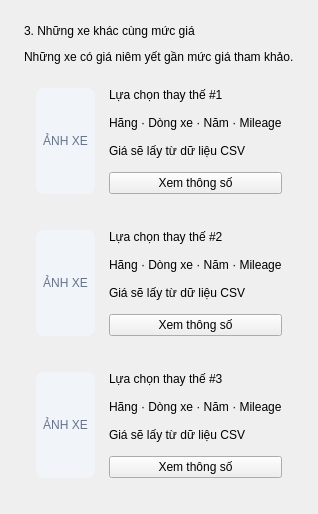
                          <widget class="QFrame" name="alternativesCard">
                            <property name="card" stdset="0">
                              <bool>true</bool>
                            </property>
                            <layout class="QVBoxLayout" name="alternativesCardLayout">
                              <property name="leftMargin">
                                <number>24</number>
                              </property>
                              <property name="topMargin">
                                <number>24</number>
                              </property>
                              <property name="rightMargin">
                                <number>24</number>
                              </property>
                              <property name="bottomMargin">
                                <number>24</number>
                              </property>
                              <property name="spacing">
                                <number>12</number>
                              </property>
                              <item>
                                <widget class="QLabel" name="alternativesCardTitle">
                                  <property name="text">
                                    <string>3. Những xe khác cùng mức giá</string>
                                  </property>
                                  <property name="section" stdset="0">
                                    <bool>true</bool>
                                  </property>
                                </widget>
                              </item>
                              <item>
                                <widget class="QLabel" name="lblAlternativeNote">
                                  <property name="text">
                                    <string>Những xe có giá niêm yết gần mức giá tham khảo.</string>
                                  </property>
                                  <property name="muted" stdset="0">
                                    <bool>true</bool>
                                  </property>
                                </widget>
                              </item>
                              <item>
                                <widget class="QFrame" name="alternative1Card">
                                  <property name="card" stdset="0">
                                    <bool>true</bool>
                                  </property>
                                  <layout class="QHBoxLayout" name="alternative1Layout">
                                    <property name="leftMargin">
                                      <number>12</number>
                                    </property>
                                    <property name="topMargin">
                                      <number>12</number>
                                    </property>
                                    <property name="rightMargin">
                                      <number>12</number>
                                    </property>
                                    <property name="bottomMargin">
                                      <number>12</number>
                                    </property>
                                    <property name="spacing">
                                      <number>14</number>
                                    </property>
                                    <item>
                                      <widget class="QLabel" name="alternative1Image">
                                        <property name="text">
                                          <string>ẢNH XE</string>
                                        </property>
                                        <property name="minimumWidth">
                                          <number>125</number>
                                        </property>
                                        <property name="minimumHeight">
                                          <number>95</number>
                                        </property>
                                        <property name="alignment">
                                          <enum>Qt::AlignCenter</enum>
                                        </property>
                                        <property name="styleSheet">
                                          <string>background:#F1F5F9; color:#64748B;border-radius:8px;</string>
                                        </property>
                                      </widget>
                                    </item>
                                    <item>
                                      <layout class="QVBoxLayout" name="alternative1Info">
                                        <item>
                                          <widget class="QLabel" name="alternative1Name">
                                            <property name="text">
                                              <string>Lựa chọn thay thế #1</string>
                                            </property>
                                            <property name="section" stdset="0">
                                              <bool>true</bool>
                                            </property>
                                          </widget>
                                        </item>
                                        <item>
                                          <widget class="QLabel" name="alternative1Specs">
                                            <property name="text">
                                              <string>Hãng · Dòng xe · Năm · Mileage</string>
                                            </property>
                                            <property name="muted" stdset="0">
                                              <bool>true</bool>
                                            </property>
                                          </widget>
                                        </item>
                                        <item>
                                          <widget class="QLabel" name="alternative1Price">
                                            <property name="text">
                                              <string>Giá sẽ lấy từ dữ liệu CSV</string>
                                            </property>
                                            <property name="muted" stdset="0">
                                              <bool>true</bool>
                                            </property>
                                          </widget>
                                        </item>
                                        <item>
                                          <widget class="QPushButton" name="alternative1DetailsButton">
                                            <property name="text">
                                              <string>Xem thông số</string>
                                            </property>
                                          </widget>
                                        </item>
                                      </layout>
                                    </item>
                                  </layout>
                                </widget>
                              </item>
                              <item>
                                <widget class="QFrame" name="alternative2Card">
                                  <property name="card" stdset="0">
                                    <bool>true</bool>
                                  </property>
                                  <layout class="QHBoxLayout" name="alternative2Layout">
                                    <property name="leftMargin">
                                      <number>12</number>
                                    </property>
                                    <property name="topMargin">
                                      <number>12</number>
                                    </property>
                                    <property name="rightMargin">
                                      <number>12</number>
                                    </property>
                                    <property name="bottomMargin">
                                      <number>12</number>
                                    </property>
                                    <property name="spacing">
                                      <number>14</number>
                                    </property>
                                    <item>
                                      <widget class="QLabel" name="alternative2Image">
                                        <property name="text">
                                          <string>ẢNH XE</string>
                                        </property>
                                        <property name="minimumWidth">
                                          <number>125</number>
                                        </property>
                                        <property name="minimumHeight">
                                          <number>95</number>
                                        </property>
                                        <property name="alignment">
                                          <enum>Qt::AlignCenter</enum>
                                        </property>
                                        <property name="styleSheet">
                                          <string>background:#F1F5F9; color:#64748B;border-radius:8px;</string>
                                        </property>
                                      </widget>
                                    </item>
                                    <item>
                                      <layout class="QVBoxLayout" name="alternative2Info">
                                        <item>
                                          <widget class="QLabel" name="alternative2Name">
                                            <property name="text">
                                              <string>Lựa chọn thay thế #2</string>
                                            </property>
                                            <property name="section" stdset="0">
                                              <bool>true</bool>
                                            </property>
                                          </widget>
                                        </item>
                                        <item>
                                          <widget class="QLabel" name="alternative2Specs">
                                            <property name="text">
                                              <string>Hãng · Dòng xe · Năm · Mileage</string>
                                            </property>
                                            <property name="muted" stdset="0">
                                              <bool>true</bool>
                                            </property>
                                          </widget>
                                        </item>
                                        <item>
                                          <widget class="QLabel" name="alternative2Price">
                                            <property name="text">
                                              <string>Giá sẽ lấy từ dữ liệu CSV</string>
                                            </property>
                                            <property name="muted" stdset="0">
                                              <bool>true</bool>
                                            </property>
                                          </widget>
                                        </item>
                                        <item>
                                          <widget class="QPushButton" name="alternative2DetailsButton">
                                            <property name="text">
                                              <string>Xem thông số</string>
                                            </property>
                                          </widget>
                                        </item>
                                      </layout>
                                    </item>
                                  </layout>
                                </widget>
                              </item>
                              <item>
                                <widget class="QFrame" name="alternative3Card">
                                  <property name="card" stdset="0">
                                    <bool>true</bool>
                                  </property>
                                  <layout class="QHBoxLayout" name="alternative3Layout">
                                    <property name="leftMargin">
                                      <number>12</number>
                                    </property>
                                    <property name="topMargin">
                                      <number>12</number>
                                    </property>
                                    <property name="rightMargin">
                                      <number>12</number>
                                    </property>
                                    <property name="bottomMargin">
                                      <number>12</number>
                                    </property>
                                    <property name="spacing">
                                      <number>14</number>
                                    </property>
                                    <item>
                                      <widget class="QLabel" name="alternative3Image">
                                        <property name="text">
                                          <string>ẢNH XE</string>
                                        </property>
                                        <property name="minimumWidth">
                                          <number>125</number>
                                        </property>
                                        <property name="minimumHeight">
                                          <number>95</number>
                                        </property>
                                        <property name="alignment">
                                          <enum>Qt::AlignCenter</enum>
                                        </property>
                                        <property name="styleSheet">
                                          <string>background:#F1F5F9; color:#64748B;border-radius:8px;</string>
                                        </property>
                                      </widget>
                                    </item>
                                    <item>
                                      <layout class="QVBoxLayout" name="alternative3Info">
                                        <item>
                                          <widget class="QLabel" name="alternative3Name">
                                            <property name="text">
                                              <string>Lựa chọn thay thế #3</string>
                                            </property>
                                            <property name="section" stdset="0">
                                              <bool>true</bool>
                                            </property>
                                          </widget>
                                        </item>
                                        <item>
                                          <widget class="QLabel" name="alternative3Specs">
                                            <property name="text">
                                              <string>Hãng · Dòng xe · Năm · Mileage</string>
                                            </property>
                                            <property name="muted" stdset="0">
                                              <bool>true</bool>
                                            </property>
                                          </widget>
                                        </item>
                                        <item>
                                          <widget class="QLabel" name="alternative3Price">
                                            <property name="text">
                                              <string>Giá sẽ lấy từ dữ liệu CSV</string>
                                            </property>
                                            <property name="muted" stdset="0">
                                              <bool>true</bool>
                                            </property>
                                          </widget>
                                        </item>
                                        <item>
                                          <widget class="QPushButton" name="alternative3DetailsButton">
                                            <property name="text">
                                              <string>Xem thông số</string>
                                            </property>
                                          </widget>
                                        </item>
                                      </layout>
                                    </item>
                                  </layout>
                                </widget>
                              </item>
                            </layout>
                          </widget>
